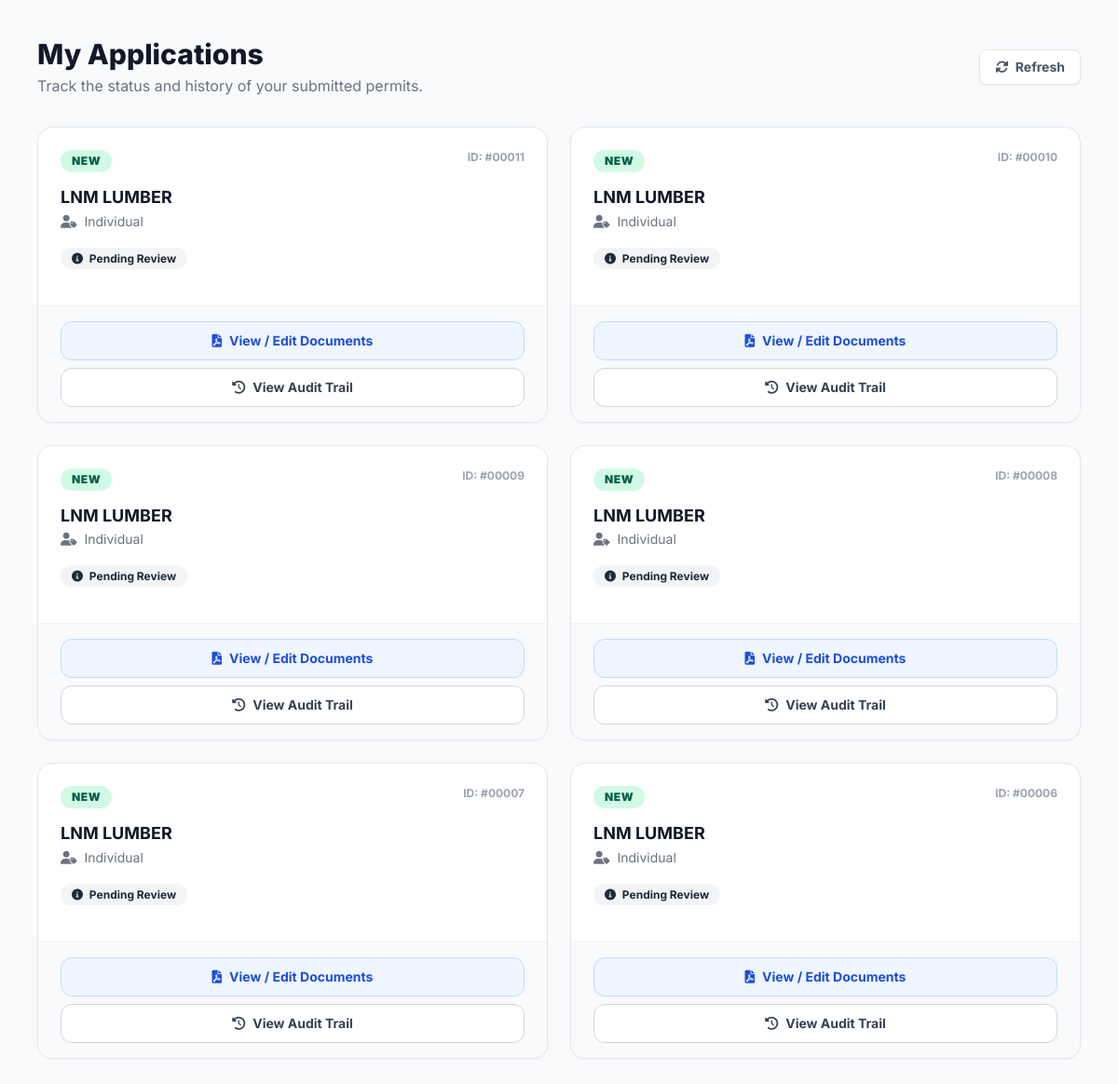
The app's page /my_applications.php (signed in), older data.
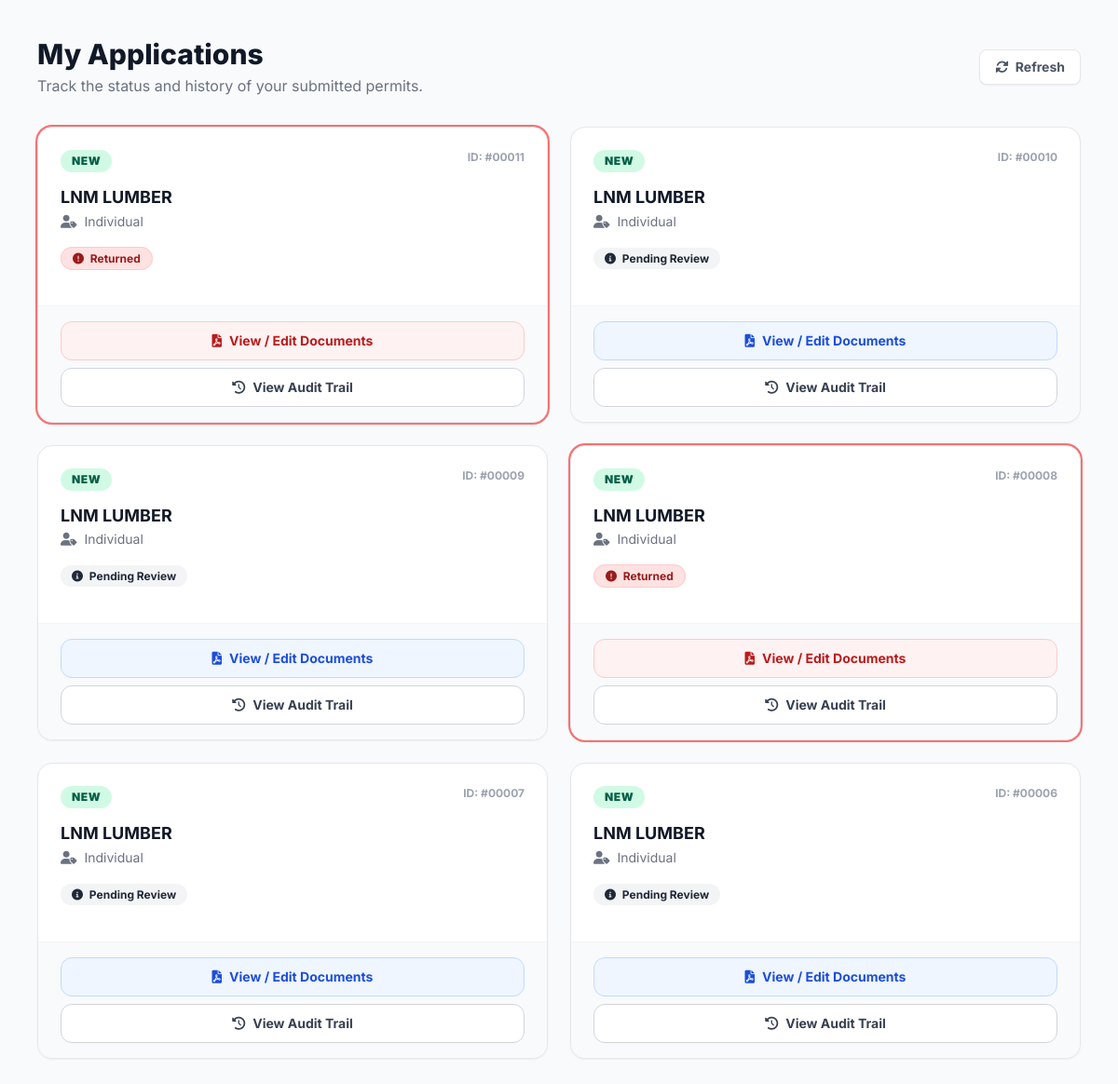
The same page, newer data.
### tables this page shows
CREATE TABLE `permit_applications` (
  `app_id` int(11) NOT NULL,
  `client_id` int(11) NOT NULL,
  `app_type` varchar(50) NOT NULL,
  `applicant_type` varchar(50) NOT NULL,
  `business_name` varchar(255) NOT NULL,
  `tin_number` varchar(50) NOT NULL,
  `reference_number` varchar(100) DEFAULT NULL,
  `province_id` varchar(20) DEFAULT NULL,
  `muncity_id` varchar(20) DEFAULT NULL,
  `brgy_id` varchar(20) DEFAULT NULL,
  `zip_code` varchar(20) DEFAULT NULL,
  `street_address` text DEFAULT NULL,
  `status` varchar(50) DEFAULT 'Pending Review',
  `date_submitted` datetime DEFAULT current_timestamp()
);

### my_applications.php (the view, shortened to what this page needs)
<?php
require_once 'db.php';
$client_id = $_SESSION['client_id'];
$stmt = $pdo->prepare("
    SELECT *, TIMESTAMPDIFF(SECOND, date_submitted, NOW()) as seconds_elapsed
    FROM permit_applications
    WHERE client_id = ?
    ORDER BY app_id DESC
");
$stmt->execute([$client_id]);
$applications = $stmt->fetchAll(PDO::FETCH_ASSOC);
?>
<!DOCTYPE html>
<html lang="en">
<head>
    <script src="https://cdn.tailwindcss.com"></script>
    <link href="https://cdnjs.cloudflare.com/ajax/libs/font-awesome/6.0.0/css/all.min.css" rel="stylesheet">
</head>
<body class="bg-slate-50 min-h-screen p-6 lg:p-10 relative">
    <div class="mb-8 flex justify-between items-center">
        <div>
            <h2 class="text-3xl font-extrabold text-gray-900">My Applications</h2>
            <p class="text-gray-500 mt-1">Track the status and history of your submitted permits.</p>
        </div>
        <button onclick="window.location.reload();" class="bg-white border border-gray-200 text-gray-600 px-4 py-2 rounded-lg text-sm font-bold hover:bg-gray-50 transition shadow-sm">
            <i class="fas fa-sync-alt mr-1"></i> Refresh
        </button>
    </div>
    <?php if (empty($applications)): ?>
        <div class="bg-white rounded-2xl shadow-sm border border-gray-100 p-10 text-center">
            <div class="inline-flex items-center justify-center w-16 h-16 rounded-full bg-gray-100 text-gray-400 mb-4">
                <i class="fas fa-folder-open text-2xl"></i>
            </div>
            <h4 class="text-gray-900 font-bold mb-1">No applications found</h4>
            <p class="text-gray-500 text-sm max-w-sm mx-auto">You haven't submitted any applications yet.</p>
        </div>
    <?php else: ?>
        <div class="grid grid-cols-1 md:grid-cols-2 xl:grid-cols-3 gap-6">
            <?php foreach ($applications as $app):
                $status_bg = 'bg-gray-100 text-gray-800';
                if ($app['status'] === 'Returned' || $app['status'] === 'Rejected') {
                    $status_bg = 'bg-red-100 text-red-800 border border-red-200';
                } elseif (in_array($app['status'], ['Approved', 'Issued', 'Completed'])) {
                    $status_bg = 'bg-green-100 text-green-800 border border-green-200';
                } elseif ($app['status'] === 'Under Evaluation') {
                    $status_bg = 'bg-blue-100 text-blue-800 border border-blue-200';
                }
            ?>
                <div class="bg-white rounded-2xl shadow-sm border border-gray-200 overflow-hidden flex flex-col hover:border-blue-300 transition-colors <?= $app['status'] === 'Returned' ? 'ring-2 ring-red-400' : '' ?>">
                    <div class="p-6 flex-1">
                        <div class="flex justify-between items-start mb-4">
                            <span class="px-3 py-1 rounded-full text-xs font-black uppercase tracking-wider bg-emerald-100 text-emerald-800">
                                <?= htmlspecialchars($app['app_type']) ?>
                            </span>
                            <span class="text-xs font-bold text-gray-400">
                                ID: #<?= str_pad($app['app_id'], 5, '0', STR_PAD_LEFT) ?>
                            </span>
                        </div>
                        <h3 class="text-lg font-bold text-gray-900 leading-tight mb-1"><?= htmlspecialchars($app['business_name']) ?></h3>
                        <p class="text-sm text-gray-500 mb-4"><i class="fas fa-user-tag mr-1"></i> <?= htmlspecialchars($app['applicant_type']) ?></p>
                        <div class="mb-4">
                            <span class="px-3 py-1 rounded-full text-xs font-bold <?= $status_bg ?>">
                                <i class="fas <?= $app['status'] === 'Returned' ? 'fa-exclamation-circle' : 'fa-info-circle' ?> mr-1"></i>
                                <?= htmlspecialchars($app['status']) ?>
                            </span>
                        </div>
                    </div>
                    <div class="bg-slate-50 px-6 py-4 border-t border-gray-100 mt-auto">
                        <button onclick="openDocsModal(<?= $app['app_id'] ?>)" class="w-full <?= $app['status'] === 'Returned' ? 'bg-red-50 border border-red-200 text-red-700 hover:bg-red-100' : 'bg-blue-50 border border-blue-200 text-blue-700 hover:bg-blue-100' ?> px-4 py-2.5 rounded-xl text-sm font-bold transition flex items-center justify-center gap-2 mb-2">
                            <i class="fas fa-file-pdf"></i> View / Edit Documents
                        </button>
                        <button onclick="openAuditTrail(<?= $app['app_id'] ?>)" class="w-full bg-white border border-gray-300 text-gray-700 px-4 py-2.5 rounded-xl text-sm font-bold hover:bg-emerald-50 hover:text-emerald-700 hover:border-emerald-300 transition flex items-center justify-center gap-2">
                            <i class="fas fa-history"></i> View Audit Trail
                        </button>
                    </div>
                </div>
            <?php endforeach; ?>
        </div>
    <?php endif; ?>
</body>
</html>

Row changes from the older to the newer data that the page shows:
changed permit_applications "00011": status "Pending Review" → "Returned"
changed permit_applications "00008": status "Pending Review" → "Returned"
